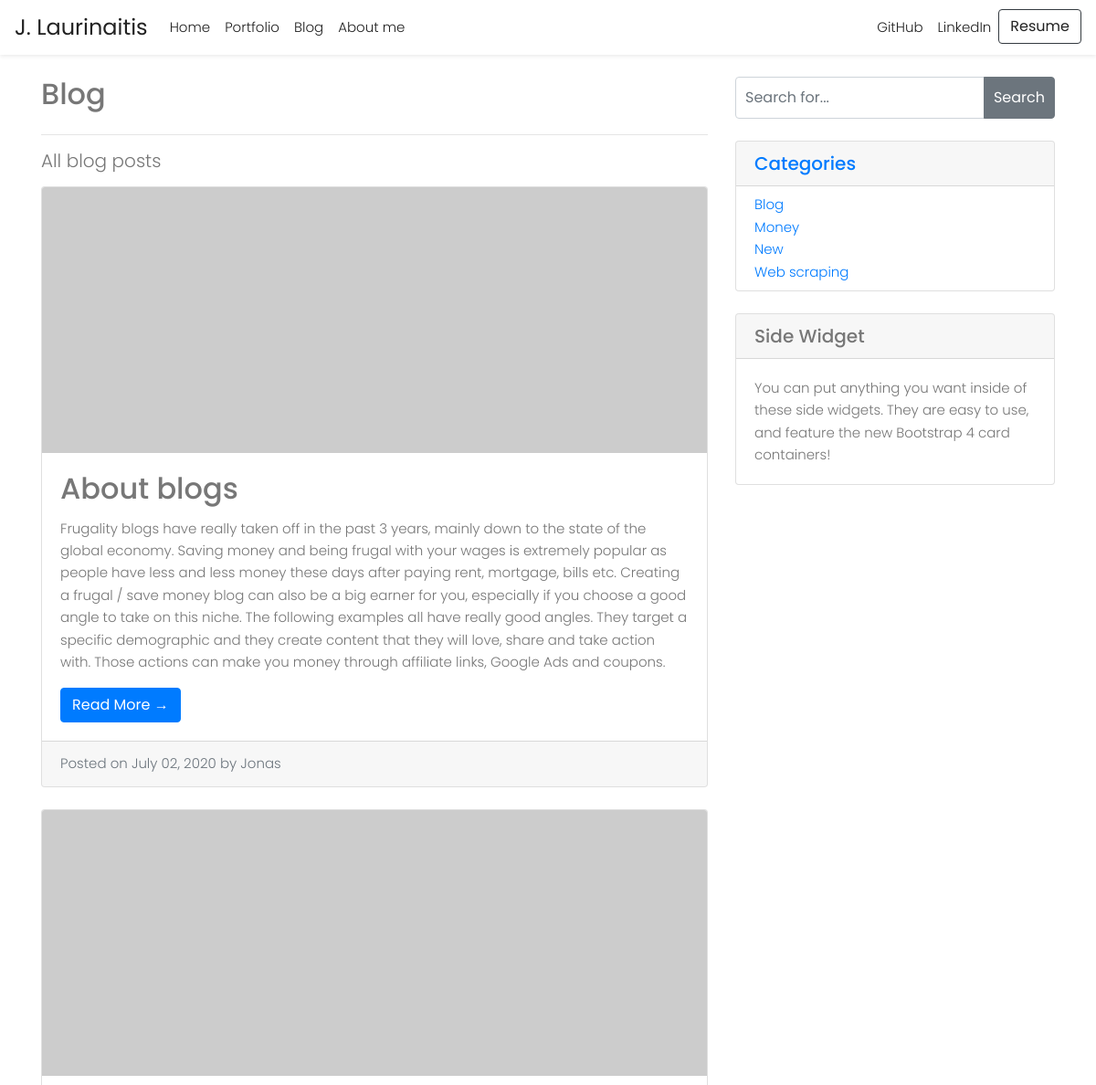
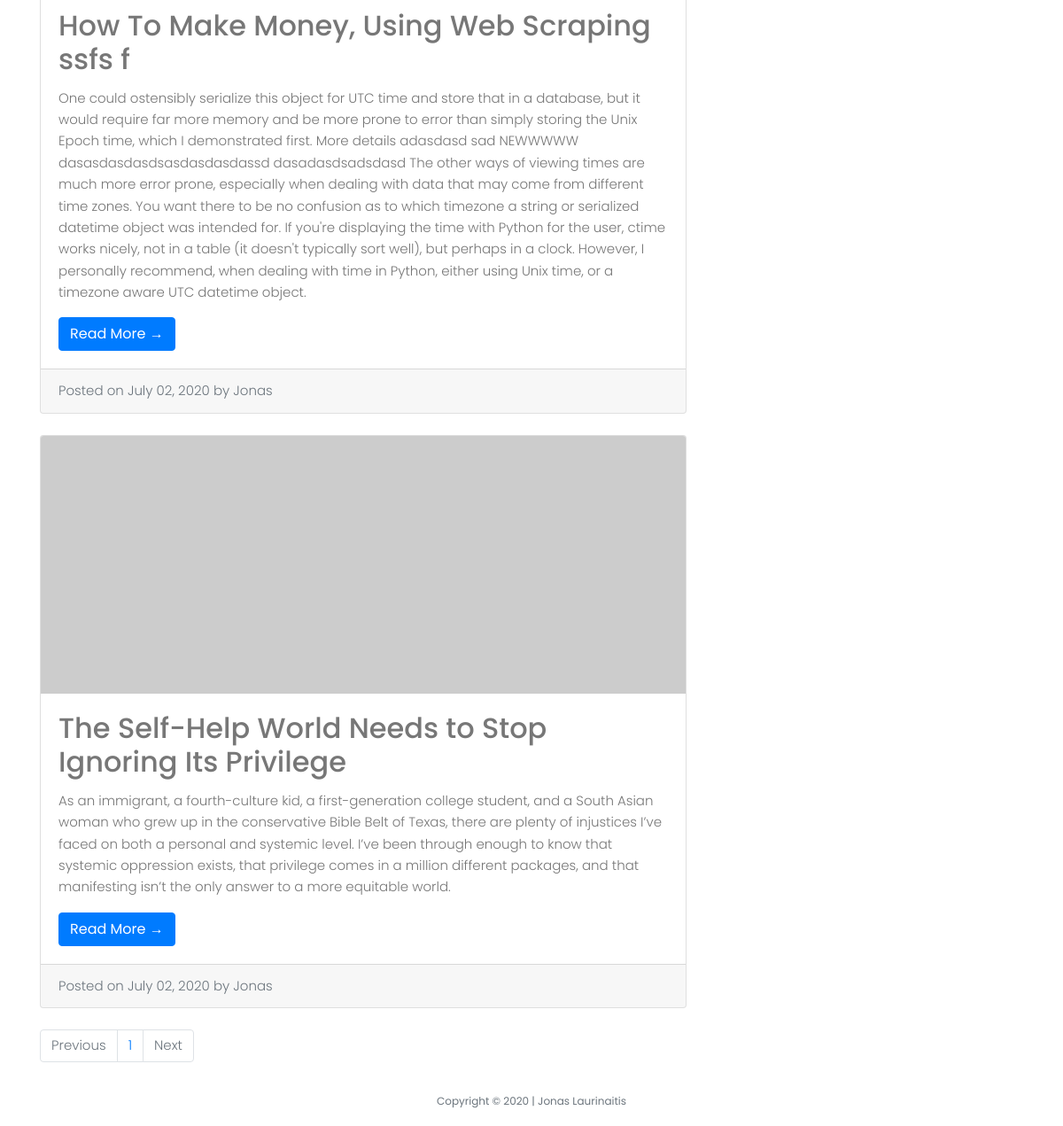
/posts/, run on the app's committed database (2 pictures, top to bottom).
### models.py (models this page shows, shortened)
class Entry(db.Model):
    STATUS_PUBLIC = 0
    STATUS_DRAFT = 1
    STATUS_DELETED = 2
    id = db.Column(db.Integer, primary_key=True)
    title = db.Column(db.String(100))
    slug = db.Column(db.String(100))
    body = db.Column(db.Text)
    status = db.Column(db.SmallInteger, default=STATUS_PUBLIC)
    created_timestamp = db.Column(db.DateTime, default=datetime.utcnow())
    modified_timestamp = db.Column(
        db.DateTime,
        default=datetime.utcnow(),
        onupdate=datetime.utcnow())
    tags = db.relationship('Tag', secondary=entry_tags,
        backref=db.backref('entries', lazy='dynamic'))

class Tag(db.Model):
    id = db.Column(db.Integer, primary_key=True)
    name = db.Column(db.String(64))
    slug = db.Column(db.String(64), unique=True)

### entries/blueprint.py (the view)
@entries.route('/')
def index():
    entries = Entry.query.order_by(Entry.created_timestamp.desc())
    tags = Tag.query.order_by(Tag.name.asc())
    return entry_list('entries/index.html', entries, title='Jonas Laurinaitis - Blog Posts', tags=tags)

### entries/blueprint.py (called while the page is built, shortened)
def entry_list(template, query, **context):
    valid_statuses = (Entry.STATUS_PUBLIC, Entry.STATUS_DRAFT)
    query = query.filter(Entry.status.in_(valid_statuses))
    results = []
    search = request.args.get('q')
    return object_list(template, query, **context)

### helpers.py (called while the page is built)
def object_list(template_name, query, paginate_by=20, **context):
    page = request.args.get('page')
    if page and page.isdigit():
        page = int(page)
    else:
        page = 1
    object_list = query.paginate(page, paginate_by)
    return render_template(template_name, object_list=object_list, **context)

### entries/templates/entries/index.html
{% extends "layout.html" %}
{% block main %}
<div class="container">
    <div class="row">
        <div class="col-md-8">
            <h2 class="my-4">Blog</h2>
            <hr>
            <p class="lead" style="margin-bottom: 16px;">All blog posts</p>
            {% include "includes/_list.html" %}
            {% include "includes/_page_links.html" %}
        </div>
        <div class="col-md-4">
            {% include "includes/_search.html" %}
            <div class="card my-4">
                <h5 class="card-header"><a href="{{ url_for('entries.tag_index') }}">Categories</a></h5>
                <div class="card-body py-2">
                    <ul class="list-unstyled mb-0">
                        {% for tag in tags %}
                        <li><a href="{{ url_for('entries.tag_detail', slug=tag.slug)
                            }}">{{ tag.name }}</a></li>
                        {% endfor %}
                    </ul>
                </div>
            </div>
            <div class="card my-4">
                <h5 class="card-header">Side Widget</h5>
                <div class="card-body">
                    You can put anything you want inside of these side widgets. They are easy to use, and feature
                    the new Bootstrap 4 card containers!
                </div>
            </div>
        </div>
    </div>
</div>
{% endblock %}

### entries/templates/includes/_list.html
<!DOCTYPE html>
{% for entry in object_list.items %}
     <div class="card mb-4">
        <img class="card-img-top" src="http://placehold.it/750x300" alt="Card image cap">
        <div class="card-body">
          <h2 class="card-title">{{ entry.title }}</h2>
          <p class="card-text">{{ entry.body }}</p>
          <a href="{{ url_for('entries.detail', slug=entry.slug) }}" class="btn btn-primary">Read More &rarr;</a>
        </div>
        <div class="card-footer text-muted">
          Posted on {{ entry.created_timestamp.strftime('%B %d, %Y') }} by Jonas
        </div>
      </div>
{% endfor %}

### static/styles/main.css (style rules this page uses)
body { background-color: #ffffff; color: #777777; font-family: "Poppins", serif; font-size: 15px; font-weight: 300; line-height: 1.625em; position: relative; }

### data on the page
Entry: title "About blogs", body "Frugality blogs have really taken off in the past 3 years, mainly down to the state of the global economy. Saving money and being frugal with your wages is extremely popular as people have less and less money these days after paying rent, mortgage, bills etc. Creating a frugal / save money blog can also be a big earner for you, especially if you choose a good angle to take on this niche. The following examples all have really good angles. They target a specific demographic and they create content that they will love, share and take action with. Those actions can make you money through affiliate links, Google Ads and coupons.", created_timestamp "July 02, 2020"
Entry: title "How To Make Money, Using Web Scraping ssfs f", body "One could ostensibly serialize this object for UTC time and store that in a database, but it would require far more memory and be more prone to error than simply storing the Unix Epoch time, which I demonstrated first. More details adasdasd sad NEWWWWW dasasdasdasdsasdasdasdassd dasadasdsadsdasd The other ways of viewing times are much more error prone, especially when dealing with data that may come from different time zones. You want there to be no confusion as to which timezone a string or serialized datetime object was intended for. If you're displaying the time with Python for the user, ctime works nicely, not in a table (it doesn't typically sort well), but perhaps in a clock.…", created_timestamp "July 02, 2020"
Entry: title "The Self-Help World Needs to Stop Ignoring Its Privilege", body "As an immigrant, a fourth-culture kid, a first-generation college student, and a South Asian woman who grew up in the conservative Bible Belt of Texas, there are plenty of injustices I’ve faced on both a personal and systemic level. I’ve been through enough to know that systemic oppression exists, that privilege comes in a million different packages, and that manifesting isn’t the only answer to a more equitable world.", created_timestamp "July 02, 2020"
Tag: name "Blog"
Tag: name "Money"
Tag: name "New"
Tag: name "Web scraping"

### other printed values
{{ page }} "1"
